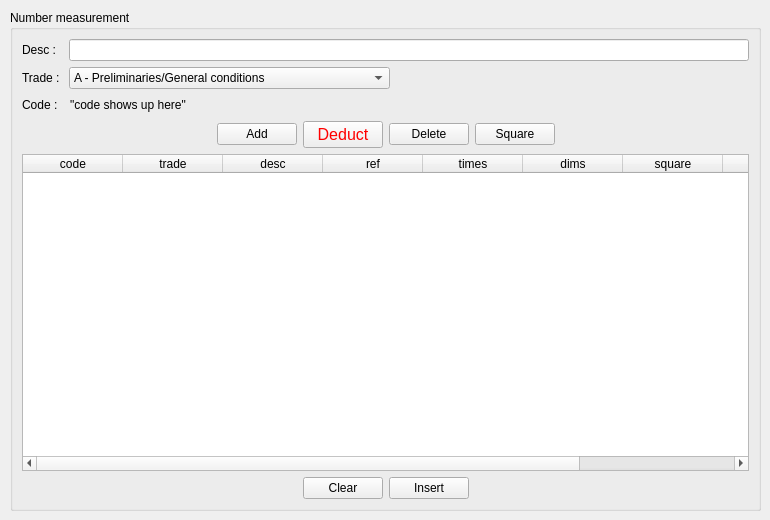
    <widget class="QWidget" name="tab_nr">
     <attribute name="icon">
      <iconset resource="images/images.qrc">
       <normaloff>:/images/nr.png</normaloff>:/images/nr.png</iconset>
     </attribute>
     <attribute name="title">
      <string>nr</string>
     </attribute>
     <widget class="QGroupBox" name="groupBox_nr">
      <property name="geometry">
       <rect>
        <x>10</x>
        <y>10</y>
        <width>751</width>
        <height>501</height>
       </rect>
      </property>
      <property name="title">
       <string>Number measurement</string>
      </property>
      <layout class="QVBoxLayout" name="verticalLayout_5">
       <item>
        <layout class="QHBoxLayout" name="horizontalLayout_18">
         <item>
          <widget class="QLabel" name="label_13">
           <property name="text">
            <string>Desc :  </string>
           </property>
          </widget>
         </item>
         <item>
          <widget class="QLineEdit" name="lineEdit_nr"/>
         </item>
        </layout>
       </item>
       <item>
        <layout class="QHBoxLayout" name="horizontalLayout_19">
         <item>
          <widget class="QLabel" name="label_14">
           <property name="text">
            <string>Trade : </string>
           </property>
          </widget>
         </item>
         <item>
          <widget class="QComboBox" name="comboBox_nr">
           <item>
            <property name="text">
             <string>A - Preliminaries/General conditions</string>
            </property>
           </item>
           <item>
            <property name="text">
             <string>C - Existing site/buildings/services</string>
            </property>
           </item>
           <item>
            <property name="text">
             <string>D - Groundwork</string>
            </property>
           </item>
           <item>
            <property name="text">
             <string>E - In situ concrete/Large precast concrete</string>
            </property>
           </item>
           <item>
            <property name="text">
             <string>F - Masonry</string>
            </property>
           </item>
           <item>
            <property name="text">
             <string>G - Structural/Carcassing metal/timber</string>
            </property>
           </item>
           <item>
            <property name="text">
             <string>H - Cladding</string>
            </property>
           </item>
           <item>
            <property name="text">
             <string>J - Waterproofing</string>
            </property>
           </item>
           <item>
            <property name="text">
             <string>K - Linings/Sheathing/Dry partitioning</string>
            </property>
           </item>
           <item>
            <property name="text">
             <string>L - Windows/Doors/Stairs</string>
            </property>
           </item>
           <item>
            <property name="text">
             <string>M - Surface finishes</string>
            </property>
           </item>
           <item>
            <property name="text">
             <string>N - Furniture/Equipment</string>
            </property>
           </item>
           <item>
            <property name="text">
             <string>P - Building fabric sundries</string>
            </property>
           </item>
           <item>
            <property name="text">
             <string>Q - Paving/Planting/Fencing/Site furniture</string>
            </property>
           </item>
           <item>
            <property name="text">
             <string>R - Disposal systems</string>
            </property>
           </item>
           <item>
            <property name="text">
             <string>S - Piped Supply systems</string>
            </property>
           </item>
           <item>
            <property name="text">
             <string>T - Mechanical heating/Cooling/Refrigeration systems</string>
            </property>
           </item>
           <item>
            <property name="text">
             <string>U - Ventilation/Air conditioning systems</string>
            </property>
           </item>
           <item>
            <property name="text">
             <string>V - Electrical supply/power/lighting systems</string>
            </property>
           </item>
           <item>
            <property name="text">
             <string>W - Communications/Security/Control systems</string>
            </property>
           </item>
           <item>
            <property name="text">
             <string>X - Transport systems</string>
            </property>
           </item>
           <item>
            <property name="text">
             <string>Y - Mechanical and electrical services measurement</string>
            </property>
           </item>
          </widget>
         </item>
         <item>
          <spacer name="horizontalSpacer_20">
           <property name="orientation">
            <enum>Qt::Horizontal</enum>
           </property>
           <property name="sizeHint" stdset="0">
            <size>
             <width>40</width>
             <height>20</height>
            </size>
           </property>
          </spacer>
         </item>
        </layout>
       </item>
       <item>
        <layout class="QHBoxLayout" name="horizontalLayout_20">
         <item>
          <widget class="QLabel" name="label_15">
           <property name="text">
            <string>Code :  </string>
           </property>
          </widget>
         </item>
         <item>
          <widget class="QLabel" name="label_code_nr">
           <property name="text">
            <string>&quot;code shows up here&quot;</string>
           </property>
          </widget>
         </item>
         <item>
          <spacer name="horizontalSpacer_21">
           <property name="orientation">
            <enum>Qt::Horizontal</enum>
           </property>
           <property name="sizeHint" stdset="0">
            <size>
             <width>40</width>
             <height>20</height>
            </size>
           </property>
          </spacer>
         </item>
        </layout>
       </item>
       <item>
        <layout class="QHBoxLayout" name="horizontalLayout_21">
         <item>
          <spacer name="horizontalSpacer_22">
           <property name="orientation">
            <enum>Qt::Horizontal</enum>
           </property>
           <property name="sizeHint" stdset="0">
            <size>
             <width>40</width>
             <height>20</height>
            </size>
           </property>
          </spacer>
         </item>
         <item>
          <widget class="QPushButton" name="pushButton_nr_add">
           <property name="text">
            <string>Add</string>
           </property>
           <property name="icon">
            <iconset resource="images/images.qrc">
             <normaloff>:/images/plus.png</normaloff>:/images/plus.png</iconset>
           </property>
          </widget>
         </item>
         <item>
          <widget class="QPushButton" name="pushButton_nr_ddt">
           <property name="font">
            <font>
             <family>Helvetica</family>
             <pointsize>12</pointsize>
            </font>
           </property>
           <property name="styleSheet">
            <string notr="true">color:red;</string>
           </property>
           <property name="text">
            <string>Deduct</string>
           </property>
           <property name="icon">
            <iconset resource="images/images.qrc">
             <normaloff>:/images/minus.png</normaloff>:/images/minus.png</iconset>
           </property>
          </widget>
         </item>
         <item>
          <widget class="QPushButton" name="pushButton_nr_del">
           <property name="text">
            <string>Delete</string>
           </property>
           <property name="icon">
            <iconset resource="images/images.qrc">
             <normaloff>:/images/cross.png</normaloff>:/images/cross.png</iconset>
           </property>
          </widget>
         </item>
         <item>
          <widget class="QPushButton" name="pushButton_nr_sqr">
           <property name="text">
            <string>Square</string>
           </property>
           <property name="icon">
            <iconset resource="images/images.qrc">
             <normaloff>:/images/calculator.png</normaloff>:/images/calculator.png</iconset>
           </property>
          </widget>
         </item>
         <item>
          <spacer name="horizontalSpacer_23">
           <property name="orientation">
            <enum>Qt::Horizontal</enum>
           </property>
           <property name="sizeHint" stdset="0">
            <size>
             <width>40</width>
             <height>20</height>
            </size>
           </property>
          </spacer>
         </item>
        </layout>
       </item>
       <item>
        <widget class="QTableWidget" name="tableWidget_nr">
         <column>
          <property name="text">
           <string>code</string>
          </property>
         </column>
         <column>
          <property name="text">
           <string>trade</string>
          </property>
         </column>
         <column>
          <property name="text">
           <string>desc</string>
          </property>
         </column>
         <column>
          <property name="text">
           <string>ref</string>
          </property>
         </column>
         <column>
          <property name="text">
           <string>times</string>
          </property>
         </column>
         <column>
          <property name="text">
           <string>dims</string>
          </property>
         </column>
         <column>
          <property name="text">
           <string>square</string>
          </property>
         </column>
         <column>
          <property name="text">
           <string>unit</string>
          </property>
         </column>
         <column>
          <property name="text">
           <string>sign post</string>
          </property>
         </column>
        </widget>
       </item>
       <item>
        <layout class="QHBoxLayout" name="horizontalLayout_22">
         <item>
          <spacer name="horizontalSpacer_24">
           <property name="orientation">
            <enum>Qt::Horizontal</enum>
           </property>
           <property name="sizeHint" stdset="0">
            <size>
             <width>40</width>
             <height>20</height>
            </size>
           </property>
          </spacer>
         </item>
         <item>
          <widget class="QPushButton" name="pushButton_nr_clear">
           <property name="text">
            <string>Clear</string>
           </property>
           <property name="icon">
            <iconset resource="images/images.qrc">
             <normaloff>:/images/application-blue.png</normaloff>:/images/application-blue.png</iconset>
           </property>
          </widget>
         </item>
         <item>
          <widget class="QPushButton" name="pushButton_nr_insert">
           <property name="text">
            <string>Insert</string>
           </property>
           <property name="icon">
            <iconset resource="images/images.qrc">
             <normaloff>:/images/table-export.png</normaloff>:/images/table-export.png</iconset>
           </property>
          </widget>
         </item>
         <item>
          <spacer name="horizontalSpacer_25">
           <property name="orientation">
            <enum>Qt::Horizontal</enum>
           </property>
           <property name="sizeHint" stdset="0">
            <size>
             <width>40</width>
             <height>20</height>
            </size>
           </property>
          </spacer>
         </item>
        </layout>
       </item>
      </layout>
     </widget>
    </widget>
